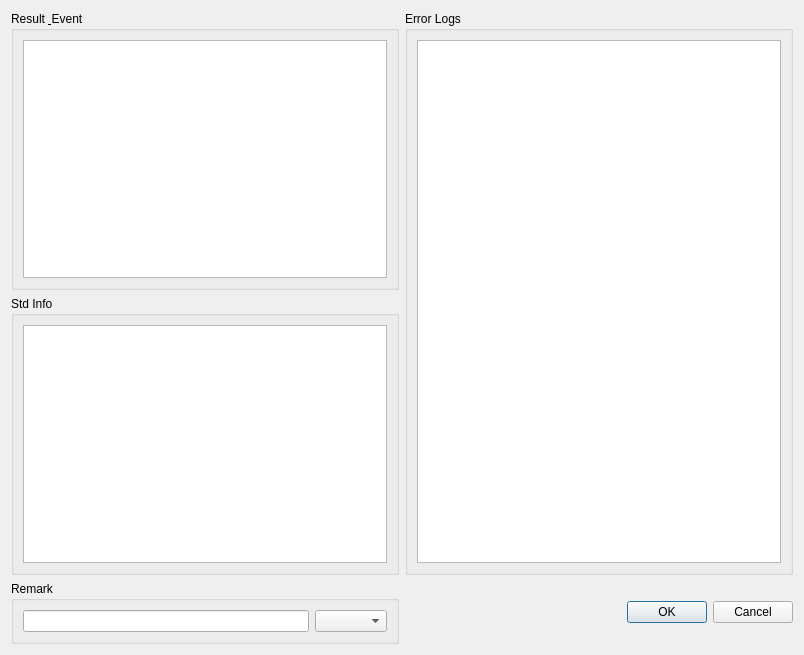
<?xml version="1.0" encoding="UTF-8"?>
<ui version="4.0">
 <class>Dialog</class>
 <widget class="QDialog" name="Dialog">
  <property name="geometry">
   <rect>
    <x>0</x>
    <y>0</y>
    <width>804</width>
    <height>655</height>
   </rect>
  </property>
  <property name="windowTitle">
   <string>Run Status Window</string>
  </property>
  <layout class="QGridLayout" name="gridLayout_9">
   <item row="0" column="0">
    <layout class="QGridLayout" name="gridLayout_8">
     <item row="0" column="0">
      <layout class="QGridLayout" name="gridLayout_5">
       <item row="0" column="0">
        <layout class="QGridLayout" name="gridLayout_4">
         <item row="0" column="0">
          <widget class="QGroupBox" name="groupBox">
           <property name="title">
            <string>Result &amp; Event</string>
           </property>
           <layout class="QGridLayout" name="gridLayout_3">
            <item row="0" column="0">
             <widget class="QTableView" name="resultandEventTableView"/>
            </item>
           </layout>
          </widget>
         </item>
         <item row="1" column="0">
          <widget class="QGroupBox" name="groupBox_2">
           <property name="title">
            <string>Std Info</string>
           </property>
           <layout class="QGridLayout" name="gridLayout">
            <item row="0" column="0">
             <widget class="QTextEdit" name="stdTextEditor"/>
            </item>
           </layout>
          </widget>
         </item>
        </layout>
       </item>
       <item row="0" column="1">
        <widget class="QGroupBox" name="groupBox_3">
         <property name="title">
          <string>Error Logs</string>
         </property>
         <layout class="QGridLayout" name="gridLayout_2">
          <item row="0" column="0">
           <widget class="QTextEdit" name="errorLogTextEdit"/>
          </item>
         </layout>
        </widget>
       </item>
      </layout>
     </item>
     <item row="1" column="0">
      <layout class="QGridLayout" name="gridLayout_7">
       <item row="0" column="0">
        <widget class="QGroupBox" name="groupBox_4">
         <property name="title">
          <string>Remark</string>
         </property>
         <layout class="QGridLayout" name="gridLayout_6">
          <item row="0" column="0">
           <widget class="QLineEdit" name="RemarkLineEdit"/>
          </item>
          <item row="0" column="1">
           <widget class="QComboBox" name="runResultcomboBox"/>
          </item>
         </layout>
        </widget>
       </item>
       <item row="0" column="1">
        <widget class="QDialogButtonBox" name="buttonBox">
         <property name="orientation">
          <enum>Qt::Horizontal</enum>
         </property>
         <property name="standardButtons">
          <set>QDialogButtonBox::Cancel|QDialogButtonBox::Ok</set>
         </property>
        </widget>
       </item>
      </layout>
     </item>
    </layout>
   </item>
  </layout>
 </widget>
 <resources/>
 <connections>
  <connection>
   <sender>buttonBox</sender>
   <signal>accepted()</signal>
   <receiver>Dialog</receiver>
   <slot>accept()</slot>
   <hints>
    <hint type="sourcelabel">
     <x>248</x>
     <y>254</y>
    </hint>
    <hint type="destinationlabel">
     <x>157</x>
     <y>274</y>
    </hint>
   </hints>
  </connection>
  <connection>
   <sender>buttonBox</sender>
   <signal>rejected()</signal>
   <receiver>Dialog</receiver>
   <slot>reject()</slot>
   <hints>
    <hint type="sourcelabel">
     <x>316</x>
     <y>260</y>
    </hint>
    <hint type="destinationlabel">
     <x>286</x>
     <y>274</y>
    </hint>
   </hints>
  </connection>
 </connections>
</ui>
